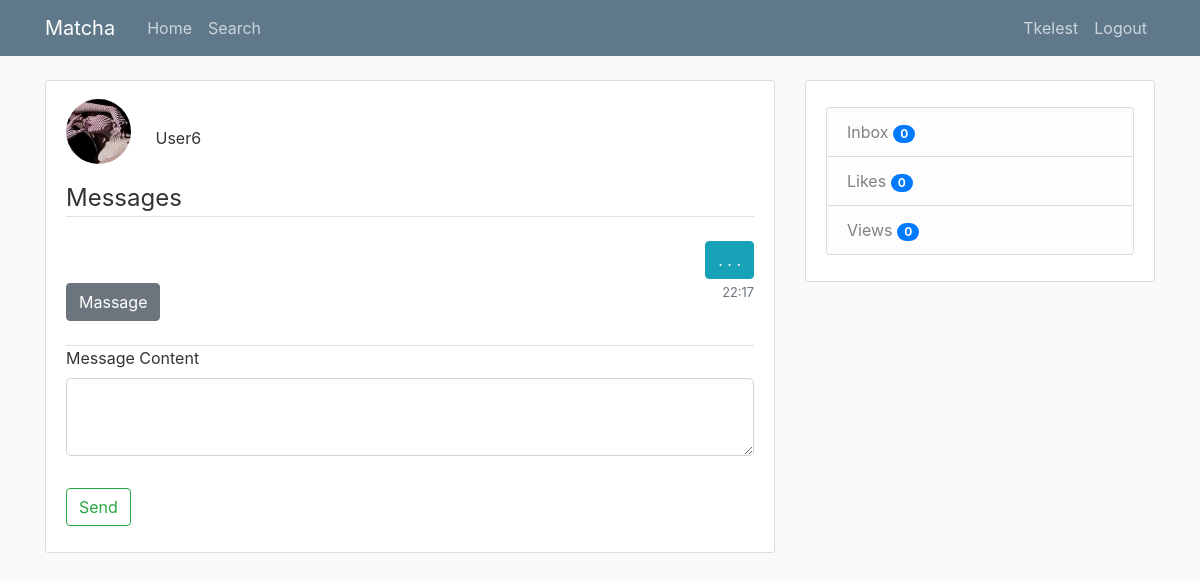
/messages/6 (signed in), run on an earlier commit of the app's database.
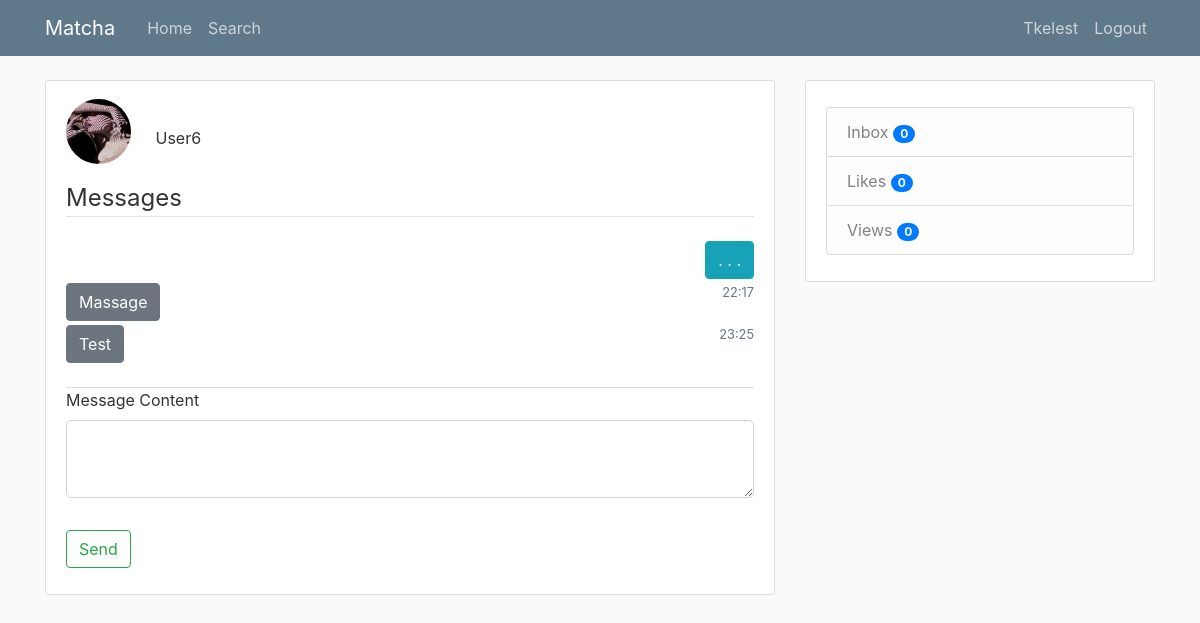
And on a later commit of the database.
### tables this page shows
CREATE TABLE messages (
            id INTEGER PRIMARY KEY AUTOINCREMENT,
            recipient INTEGER NULL,
            content TEXT NULL,
            date TEXT NULL,
            time TEXT NULL,
            user_id INTEGER NOT NULL,
            FOREIGN KEY (user_id)
                REFERENCES users (user_id) 
            );

### matcha/routes.py (the view, shortened to what this page needs)
@app.route('/messages/<user_id>', methods=['GET', 'POST'])
@login_required
def messages(user_id):
    form = MessagesForm()
    conn = sql.connect('matcha\\users.db')
    cur = conn.cursor()
    if not check_match(conn, cur, user_id, current_user.user_id):
        flash('Unable to access', 'danger')
        return redirect(url_for('home'))
    cur.execute("SELECT * FROM messages WHERE user_id=:currentuser AND recipient=:recipient", {'currentuser': current_user.user_id, 'recipient': user_id})
    messages1 = cur.fetchall()
    cur.execute("SELECT * FROM messages WHERE messages.user_id=:seconduser AND messages.recipient=:currentuser", {'seconduser': user_id, 'currentuser': current_user.user_id})
    messages2 = cur.fetchall()
    print ('messages from clicked user', len(messages2))
    update_message_notification(conn, cur, len(messages2), user_id, current_user.user_id)
    cur.execute("SELECT image_file_p, username, user_id FROM users WHERE user_id=:seconduser", {'seconduser': user_id})
    seconduser_data = cur.fetchone()
    conn.close()
    messages1 = messages1 if messages1 else [(None, None, '. . .', None, '', None)]
    messages2 = messages2 if messages2 else [(None, current_user.user_id, '. . .', None, '', None)]
    messages3 = []
    messages3 = messages1 + messages2
    def getKey(item):
        return item[4]
    messages3 = sorted(messages3, key=getKey)
    return render_template('messages.html', title='Messages', form=form, messages1=messages1, messages2=messages2, seconduser_data=seconduser_data, messages3=messages3)

### matcha/forms.py
class MessagesForm(FlaskForm):
    message_content = TextAreaField('Message Content',
                                    validators=[DataRequired()])
    submit          = SubmitField('Send')

### matcha/dbfunctions.py (called while the page is built)
def check_match(conn, cur, user_id, current_user_id):
    with conn:
        cur.execute("""SELECT * FROM likes WHERE liked_user=:liked_user
                    AND user_id=:user_id""", {'liked_user': current_user_id, 'user_id': user_id})
        liked = cur.fetchone()
        cur.execute("""SELECT * FROM likes WHERE liked_user=:liked_user
                    AND user_id=:user_id""", {'liked_user': user_id, 'user_id': current_user_id})
        likee = cur.fetchone()
    if not liked:
        return (False)
    if not likee:
        return (False)
    if liked[1] == likee[2]:
        return (True)
    else:
        return(False)

### matcha/templates/messages.html (shortened to what this page needs)
{% extends "layout.html" %}
{% block content %}
<div class="content-section">
    <form method="POST" action="">
        <div class="mt-2">
            <img class="rounded-circle account-img-fillers" src="/static/profile_pics/{{ seconduser_data[0] }}">
            {{ seconduser_data[1] }}
        </div>
        <fieldset class="form-group">
            <legend class="border-bottom mb-4">Messages</legend>
            <div class="mb-4">
                {% for message in messages3 %}
                    {% if message[1] != current_user.user_id %}
                    <div class="mb-1 text-left">
                        <button type="button" class="btn btn-secondary">{{ (message[2]) }}</button>
                        <small class="text-muted pull-right">{{ message[4][:-3] }}</small><br>
                    </div>
                    {% else %}
                    <div class="mb-1 text-right">
                        <button type="button" class="btn btn-info">{{ message[2] }}</button><br>
                    </div>
                    {% endif %}
                {% endfor %}
            </div>
            <div class="form-group border-top">
                {{ form.message_content.label(class="form-control-label") }}
                {% if form.message_content.errors %}
                {{ form.message_content(class="form-control form-control-lg is-invalid") }}
                <div class="invalid-feedback">
                    {% for error in form.message_content.errors %}
                        <span>{{ error }}</span>
                    {% endfor %}
                </div>
            {% else %}
                {{ form.message_content(class="form-control form-control-lg") }}
            {% endif %}
            </div>
        </fieldset>
        <div class="form-group">
            {{ form.submit(class="btn btn-outline-success") }}
        </div>
    </form>
</div>
{% endblock content %}

What changed in the data, as far as the page shows it:
added messages: content "Test", time "23:25"
